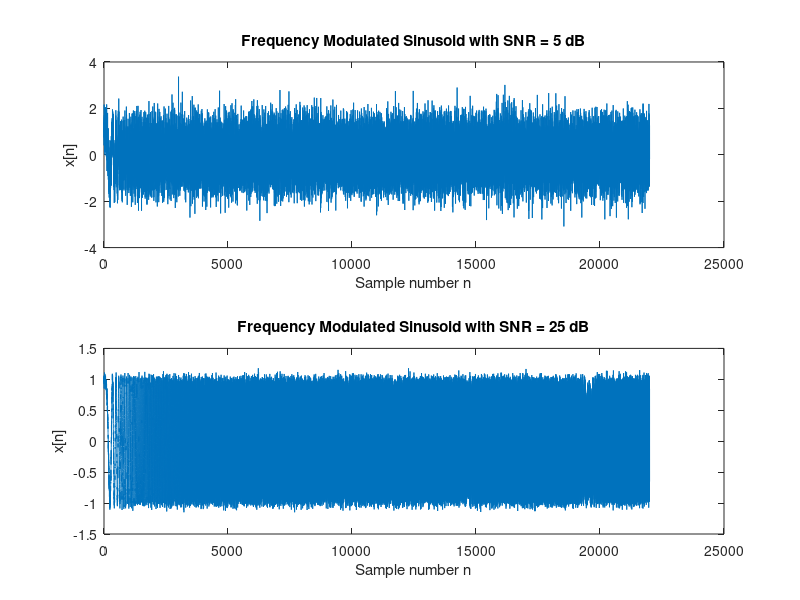
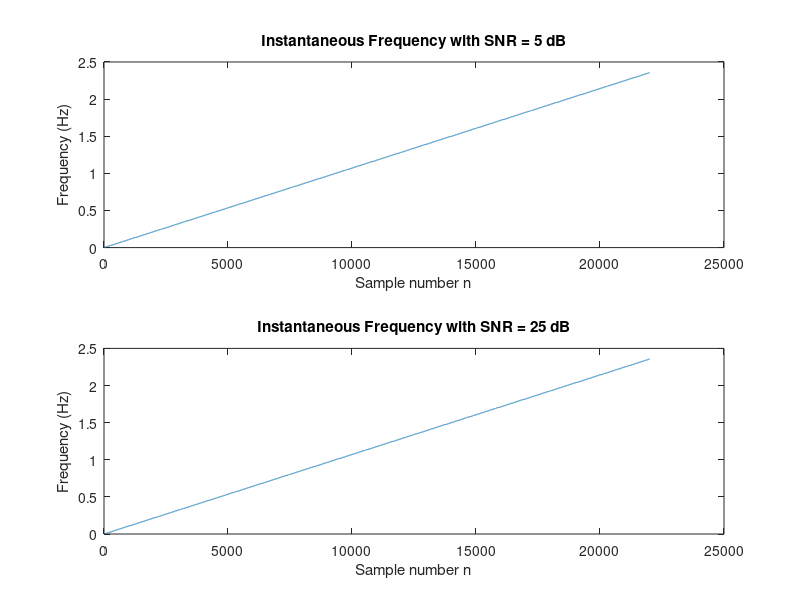
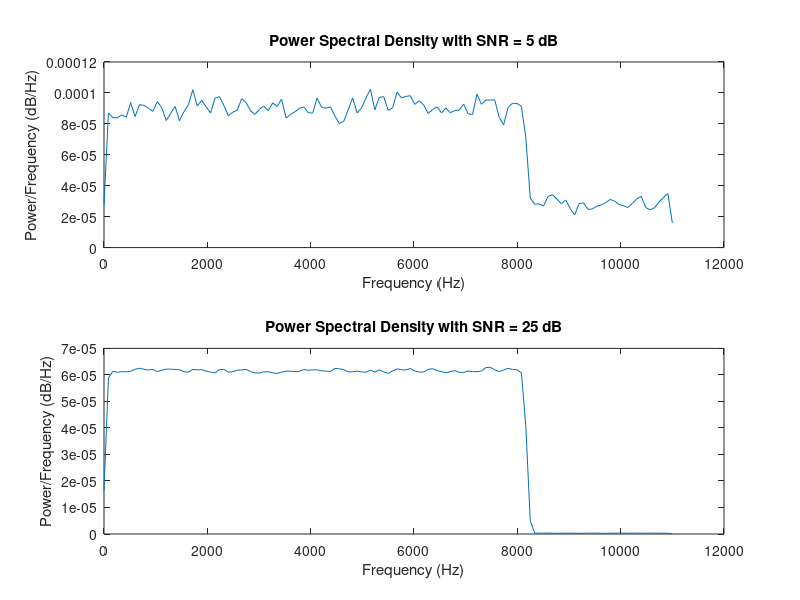

MATLAB code for these plots, in order:
% Parameters
a = 1; % Amplitude
phi = 0; % Initial phase
N = 22000; % Number of samples
fs = 22000; % Sampling frequency
n = 0:N-1; % Time vector
SNR_dB_1 = 5; % Low SNR in dB
SNR_dB_2 = 25; % High SNR in dB

% Calculate gamma based on the given conditions
gamma = 3 * pi / (8 * N);

% Calculate Noise Variance for low SNR
sigma_w_squared_1 = (a^2) / (10^(SNR_dB_1 / 10));
sigma_w_1 = sqrt(sigma_w_squared_1);

% Generate the noise for low SNR
w_1 = sigma_w_1 * randn(size(n));

% Generate the frequency modulated sinusoid for low SNR
x_1 = a * cos(gamma * n.^2 + phi) + w_1;

% Calculate Noise Variance for high SNR
sigma_w_squared_2 = (a^2) / (10^(SNR_dB_2 / 10));
sigma_w_2 = sqrt(sigma_w_squared_2);

% Generate the noise for high SNR
w_2 = sigma_w_2 * randn(size(n));

% Generate the frequency modulated sinusoid for high SNR
x_2 = a * cos(gamma * n.^2 + phi) + w_2;

% Play the sound for low SNR
sound(x_1, fs);
pause(length(x_1) / fs + 2); % Pause to allow sound to finish playing

% Play the sound for high SNR
sound(x_2, fs);
pause(length(x_2) / fs + 2 ); % Pause to allow sound to finish playing

% Plot the signals
figure;
subplot(2,1,1);
plot(n, x_1);
title(['Frequency Modulated Sinusoid with SNR = ', num2str(SNR_dB_1), ' dB']);
xlabel('Sample number n');
ylabel('x[n]');

subplot(2,1,2);
plot(n, x_2);
title(['Frequency Modulated Sinusoid with SNR = ', num2str(SNR_dB_2), ' dB']);
xlabel('Sample number n');
ylabel('x[n]');

% Plot the instantaneous frequency
instantaneous_frequency = 2 * gamma * n;

figure;
subplot(2,1,1);
plot(n, instantaneous_frequency);
title(['Instantaneous Frequency with SNR = ', num2str(SNR_dB_1), ' dB']);
xlabel('Sample number n');
ylabel('Frequency (Hz)');

subplot(2,1,2);
plot(n, instantaneous_frequency);
title(['Instantaneous Frequency with SNR = ', num2str(SNR_dB_2), ' dB']);
xlabel('Sample number n');
ylabel('Frequency (Hz)');
%% PSD Plot:

% Compute and plot the PSD of x_1 and x_2
figure;
subplot(2,1,1);
pwelch(x_1, [], [], [], fs);
title(['Power Spectral Density with SNR = ', num2str(SNR_dB_1), ' dB']);
xlabel('Frequency (Hz)');
ylabel('Power/Frequency (dB/Hz)');

subplot(2,1,2);
pwelch(x_2, [], [], [], fs);
title(['Power Spectral Density with SNR = ', num2str(SNR_dB_2), ' dB']);
xlabel('Frequency (Hz)');
ylabel('Power/Frequency (dB/Hz)');

%% Play Sounds

% Play the sound for low SNR
sound(x_1, fs);
pause(length(x_1) / fs + 2); % Pause to allow sound to finish playing

% Play the sound for high SNR
sound(x_2, fs);
pause(length(x_2) / fs + 2 ); % Pause to allow sound to finish playing